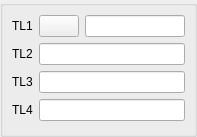
<?xml version="1.0" encoding="UTF-8"?>
<ui version="4.0">
 <class>MeasureGUI_1Sel3LineEdit_QTD</class>
 <widget class="QWidget" name="MeasureGUI_1Sel3LineEdit_QTD">
  <property name="geometry">
   <rect>
    <x>0</x>
    <y>0</y>
    <width>197</width>
    <height>137</height>
   </rect>
  </property>
  <property name="windowTitle">
   <string/>
  </property>
  <layout class="QGridLayout">
   <property name="margin">
    <number>0</number>
   </property>
   <property name="spacing">
    <number>6</number>
   </property>
   <item row="0" column="0">
    <widget class="QGroupBox" name="GroupBox1">
     <property name="title">
      <string/>
     </property>
     <layout class="QGridLayout">
      <property name="margin">
       <number>9</number>
      </property>
      <property name="spacing">
       <number>6</number>
      </property>
      <item row="3" column="1" colspan="2">
       <widget class="QLineEdit" name="LineEdit4"/>
      </item>
      <item row="2" column="1" colspan="2">
       <widget class="QLineEdit" name="LineEdit3"/>
      </item>
      <item row="1" column="1" colspan="2">
       <widget class="QLineEdit" name="LineEdit2"/>
      </item>
      <item row="2" column="0">
       <widget class="QLabel" name="TextLabel3">
        <property name="text">
         <string>TL3</string>
        </property>
       </widget>
      </item>
      <item row="3" column="0">
       <widget class="QLabel" name="TextLabel4">
        <property name="text">
         <string>TL4</string>
        </property>
       </widget>
      </item>
      <item row="1" column="0">
       <widget class="QLabel" name="TextLabel2">
        <property name="text">
         <string>TL2</string>
        </property>
       </widget>
      </item>
      <item row="0" column="1">
       <widget class="QPushButton" name="PushButton1">
        <property name="sizePolicy">
         <sizepolicy hsizetype="Fixed" vsizetype="Fixed">
          <horstretch>0</horstretch>
          <verstretch>0</verstretch>
         </sizepolicy>
        </property>
        <property name="text">
         <string/>
        </property>
       </widget>
      </item>
      <item row="0" column="0">
       <widget class="QLabel" name="TextLabel1">
        <property name="text">
         <string>TL1</string>
        </property>
       </widget>
      </item>
      <item row="0" column="2">
       <widget class="QLineEdit" name="LineEdit1">
        <property name="minimumSize">
         <size>
          <width>100</width>
          <height>0</height>
         </size>
        </property>
       </widget>
      </item>
     </layout>
    </widget>
   </item>
  </layout>
 </widget>
 <tabstops>
  <tabstop>PushButton1</tabstop>
  <tabstop>LineEdit1</tabstop>
  <tabstop>LineEdit2</tabstop>
  <tabstop>LineEdit3</tabstop>
  <tabstop>LineEdit4</tabstop>
 </tabstops>
 <resources/>
 <connections/>
</ui>
